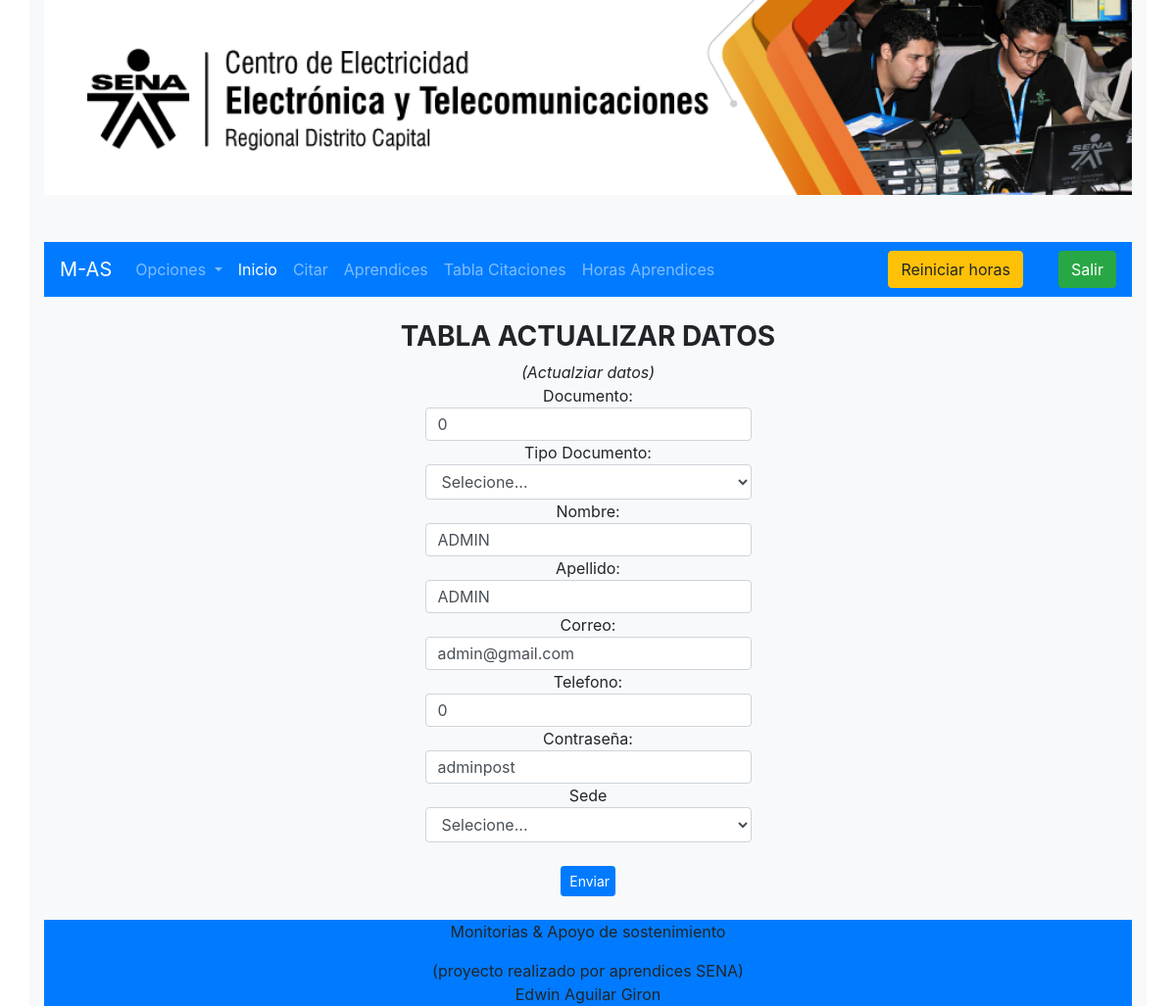
/views/directivo/updateadmin.php (signed in), run on the app's committed database.
### tables this page shows
CREATE TABLE IF NOT EXISTS `usuario` (
  `id_usuario` int(11) NOT NULL AUTO_INCREMENT,
  `documento` int(12) NOT NULL,
  `id_tipoDocumento` int(11) NOT NULL,
  `nombre` varchar(20) NOT NULL,
  `apellido` varchar(20) NOT NULL,
  `correo` varchar(30) NOT NULL,
  `telefono` varchar(12) NOT NULL,
  `contrasena` varchar(20) NOT NULL,
  `passadmin` varchar(20) NOT NULL,
  `passsuper` varchar(20) NOT NULL,
  `id_sede` int(11) NOT NULL,
  `id_programa` int(11) NOT NULL,
  `id_ficha` int(11) NOT NULL,
  `id_tipoUsuario` int(11) NOT NULL,
  `id_rol` int(11) NOT NULL,
  `id_estado` int(11) NOT NULL,
  PRIMARY KEY (`id_usuario`)
);

CREATE TABLE IF NOT EXISTS `tipodocumento` (
  `id_tipoDocumento` int(11) NOT NULL AUTO_INCREMENT,
  `nombre` varchar(50) NOT NULL,
  PRIMARY KEY (`id_tipoDocumento`)
);

CREATE TABLE IF NOT EXISTS `sede` (
  `id_sede` int(11) NOT NULL AUTO_INCREMENT,
  `nombre` varchar(20) NOT NULL,
  PRIMARY KEY (`id_sede`)
);

### views/directivo/updateadmin.php (called while the page is built, shortened)
<?php
include_once'../all/head.php';
include_once'../all/header.php';
?>
<?php
include_once'../all/narvaradmin.php';
?>
<?php
include_once'../../controlador/directivoController/updateController.php';
?>
    <?php
include_once'../all/footer.php';
?>

### controlador/class.usuario.php (called while the page is built, shortened)
<?php
class Usuario{
	static function imprimirusuario($WHERE){
		$db = new Conexion();
		$sql = "SELECT usuario.id_usuario,usuario.documento, tipoDocumento.nombre as tipodedocumento, usuario.nombre, usuario.apellido, usuario.correo ,usuario.telefono,usuario.contrasena,usuario.passadmin,usuario.passsuper,sede.nombre as sede, programa.nombre as nombreprograma, ficha.nombre as ficha, tipoUsuario.nombre as programa, rol.nombre as rol, estado.nombre as estado FROM usuario
		INNER JOIN tipoDocumento on usuario.id_tipoDocumento=tipoDocumento.id_tipoDocumento
		INNER JOIN sede on usuario.id_sede=sede.id_sede
		INNER JOIN programa on usuario.id_programa=programa.id_programa
		INNER JOIN ficha on usuario.id_ficha=ficha.id_ficha
		INNER JOIN tipoUsuario on usuario.id_tipoUsuario=tipoUsuario.id_tipoUsuario
		INNER JOIN rol on usuario.id_rol=rol.id_rol
		INNER JOIN estado on usuario.id_estado=estado.id_estado
		$WHERE;";
		$datos=$db->query($sql);
		return $datos;
}
}
?>

### controlador/directivoController/updateController.php (the view, shortened to what this page needs)
<center><br>
    <h3><strong>TABLA ACTUALIZAR DATOS</strong></h3>
    <em>(Actualziar datos)</em></acronym>
    <?php
    include_once'../../controlador/class.usuario.php';
    $admin = Usuario::imprimirusuario("WHERE id_usuario='$_SESSION[id_usuario]'");
    while($arra = $admin->fetch_array()){
    ?>
        <form action="../../controlador/ejecutaactualizaadmin.php" method="POST" id="formm" name="formm">
    Documento:
<input type="number" name="documento" id="documento" value="<?php echo $arra[documento]?>" style="width:30%; height:6%" class="form-control"
required placeholder="Documento">
Tipo Documento:
<select id="id_tipoDocumento" name="id_tipoDocumento" value="<?php echo $arra[tipodedocumento]?>" style="width:30%; height:6%" class="form-control"
required placeholder="Tipo documento">
<option>Selecione...</option>
    </select>
    Nombre:
    <input type="text" name="nombre" id="nombre" value="<?php echo $arra[nombre]?>" style="width:30%; height:6%" class="form-control"
    required placeholder="Nombre">
    Apellido:
    <input type="text" name="apellido" id="apellido" value="<?php echo $arra[apellido]?>" style="width:30%; height:6%" class="form-control"
    required placeholder="Apellido">
    Correo:
    <input type="email" name="correo" id="correo" value="<?php echo $arra[correo]?>" style="width:30%; height:6%" class="form-control"
    required placeholder="Correo">
    Telefono:
    <input type="number" name="telefono" id="telefono" value="<?php echo $arra[telefono]?>" style="width:30%; height:6%" class="form-control"
    required placeholder="Telefono">
    Contraseña:
    <input type="text" name="passadmin" id="passadmin" value="<?php echo $arra[passadmin]?>" style="width:30%; height:6%" class="form-control"
    required placeholder="********">
    Sede
    <select name="id_sede" id="id_sede" value="<?php echo $arra[sede]?>" style="width:30%; height:6%" class="form-control">
    <option>Selecione...</option>
        </select><br>
        <input type="submit" name="button" id="button" value="Enviar" class="btn btn-lg btn-primary btn-block btn-sm"
    style="width:5%" />
        </form><br>
    <?php
    }
    ?>

### assets/css/estile.css (style rules this page uses)
body { background-color:#e5e7e9; }

### data on the page
usuario: documento "0", id_tipoDocumento "Selecione...", nombre "ADMIN", apellido "ADMIN", correo "admin@gmail.com", telefono "0", passadmin "adminpost", id_sede "Selecione..."
